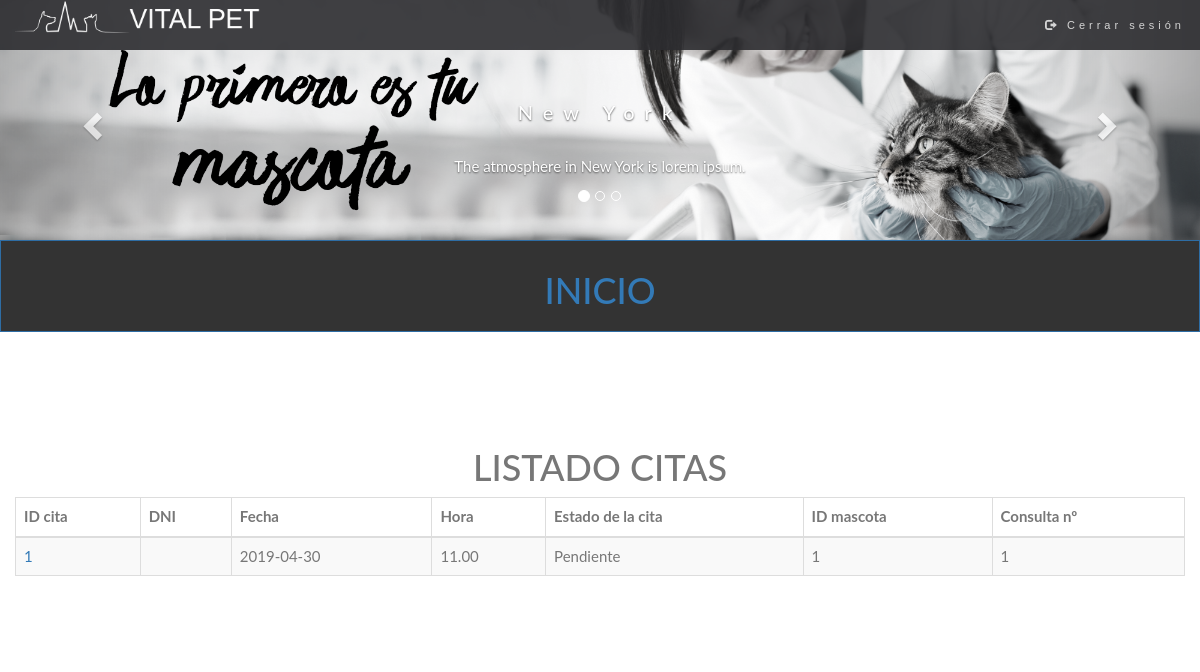
The page /VISTA/COMUN/vistaGestionCitas.php (signed in) on the database as committed earlier.
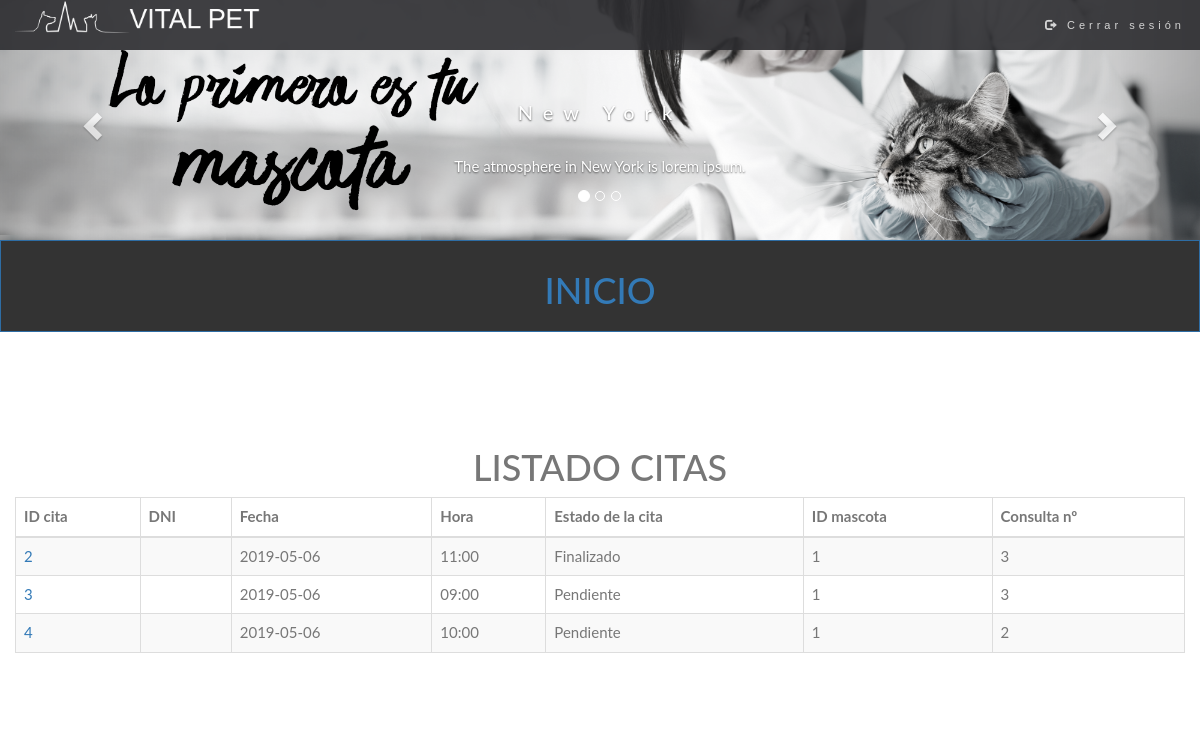
The same page on the database as committed later.
### tables this page shows
CREATE TABLE `citas` (
  `id_cita` int(11) NOT NULL,
  `fecha_cita` date NOT NULL,
  `hora_cita` varchar(10) NOT NULL,
  `estado_cita` varchar(50) NOT NULL,
  `num_consulta` int(11) NOT NULL,
  `id_mascota` int(11) NOT NULL,
  `id_cliente` int(11) NOT NULL,
  `id_veterinario` int(11) NOT NULL
);

### BBDD/model.php (called while the page is built, shortened)
<?php
    class Model {
        private $conexion;
        function __construct ($host, $user, $pass, $nombreBase){
            $this->conexion = new mysqli($host, $user, $pass);
                $this->conexion->set_charset("utf8");
        }
        public function ejecutarConsulta($consulta){
            $resultado = null;
            if(isset($this->conexion)){
                $resultado = $this->conexion->stmt_init();
                $resultado->prepare($consulta);
                $resultado->execute();
            }
            return $resultado;
        }
        public function devolverConsultaArray($consulta){
            $resultadoConsulta = $this->ejecutarConsulta($consulta);
            $total = null;
                if($resultadoConsulta){
                    $resultado = $resultadoConsulta->get_result();
                }
                if($resultado){
                    $fila = $resultado->fetch_array();
                    while ($fila != null){
                        $total[] = $fila;
                        $fila = $resultado->fetch_array();
                    }
                }
                return $total;
        }
        public function visualizarCitasCliente($id){
            $consulta = "SELECT * FROM citas WHERE id_cliente = $id ";
            $resultado = $this->devolverConsultaArray($consulta);
            return $resultado;
        }
        public function visualizarCitasClientePaginacion($id, $inicio, $tamano_pagina){
            $consulta = "SELECT * FROM citas WHERE id_cliente = $id LIMIT ".$inicio."," . $tamano_pagina;
            $resultado = $this->devolverConsultaArray($consulta);
            return $resultado;
        }
    }
?>

### VISTA/COMUN/vistaGestionCitas.php (the view, shortened to what this page needs)
<?php
    if (isset($_GET["fecha"]) && isset($_GET["dni"])){
      $fecha = $_GET["fecha"];
      $dni = $_GET["dni"];
    }else{
      $fecha = "";
      $dni = "";
    }
?>
<!DOCTYPE html>
<html lang="es">
  <head>
      <link rel="stylesheet" href="https://maxcdn.bootstrapcdn.com/bootstrap/3.4.0/css/bootstrap.min.css">
      <link href="//netdna.bootstrapcdn.com/bootstrap/3.2.0/css/bootstrap.min.css" rel="stylesheet" id="bootstrap-css">
      <link href="//maxcdn.bootstrapcdn.com/font-awesome/4.2.0/css/font-awesome.min.css" rel="stylesheet">
      <link rel="stylesheet" type="text/css" href="../../CSS/estilo.css">
        <?php
          if($_SESSION['rol'] == 'Cliente'){
            echo"<link rel='stylesheet' type='text/css' href='../../CSS/estiloClienteIndex.css'>";
          }
        ?>
  </head>
  <body>
    <div class="row">
        <div class="col-12 col-sm-12 col-md-12  col-lg-12">
            <?php
              if($_SESSION['rol'] == 'Cliente'){
                include "../../INCLUDE/menuCli.inc";
                echo"<button type='button' class='btn btn-primary btn-block'><a href='../CLIENTE/index.php'><h1>INICIO</h1></a></button>";
              }else {
                include "../../INCLUDE/menuPrincipal.inc";
              }
            ?>
        </div>
          </div>
      <?php
          if($_SESSION['rol'] != 'Cliente'){
            echo "<div class='logotipo col-12 col-sm-7 col-md-7 col-lg-7'>";
          }else{
            echo "<div class='logotipo col-12 col-sm-12 col-md-12 col-lg-12'>";
          }
      ?>
      <div class="form-group row">
        <div class="col-12 col-sm-12 col-md-12 col-lg-12">
          <h1>LISTADO CITAS</h1>
        </div>
    <div class="col-12 col-sm-12 col-md-12 col-lg-12">
      <table class="table table-bordered table-striped">
        <thead>
          <tr>
            <th>ID cita</th>
            <th>DNI</th>
            <th>Fecha</th>
            <th>Hora</th>
            <th>Estado de la cita</th>
            <th>ID mascota</th>
            <th>Consulta nº</th>
          </tr>
        </thead>
        <tbody id="myTable">
        <?php
            require_once '../../BBDD/model.php';
            $conexion = new Model(Config::$host, Config::$user, Config::$pass, Config::$nombreBase);
            if($_SESSION['rol'] == 'Veterinario'){
              $resultado = $conexion->visualizarCitasVeterinarioFiltrado($_SESSION['id_usuario'], $fecha, $dni);
            } else if($_SESSION['rol'] == 'Cliente'){
              $resultado = $conexion->visualizarCitasCliente($_SESSION['id_usuario']);
            } else {
              $resultado = $conexion->visualizarCitasFiltrado($fecha, $dni);
            }
            if (!empty($resultado)) {
                $tamano_pagina = 5;
                $pagina = false;
                if (!$pagina) {
                    $inicio = 0;
                } else {
                    $inicio = ($pagina - 1) * $tamano_pagina;
                }
                if($_SESSION['rol'] == 'Veterinario'){
                    $resultadoPaginacion = $conexion->visualizarCitasVeterinarioFiltradoPaginacion($_SESSION['id_usuario'], $fecha, $dni, $inicio, $tamano_pagina);
                } else if($_SESSION['rol'] == 'Cliente'){
                    $resultadoPaginacion = $conexion->visualizarCitasClientePaginacion($_SESSION['id_usuario'], $inicio, $tamano_pagina);
                } else {
                    $resultadoPaginacion = $conexion->visualizarCitasFiltradoPaginacion($fecha, $dni, $inicio, $tamano_pagina);
                }
                foreach($resultadoPaginacion as $citas){
        echo (" <tr>
            <td> <a href='vistaDetalleCitas.php?id=".$clientes['id_usuario']."'>".$citas['id_cita']."</a></td>
            <td>".$citas['dni_usuario']."</td>
            <td>".$citas['fecha_cita']."</td>
            <td>".$citas['hora_cita']."</td>
            <td>".$citas['estado_cita']."</td>
            <td>".$citas['id_mascota']."</td>
            <td>".$citas['num_consulta']."</td>");
              echo ("</tr>");
            }
              ?>
        </tbody>
      </table>
    </div>
    <div class="col-12 col-sm-12 col-md-12 col-lg-12">
    <?php
        include '../../INCLUDE/piePaginacion.php';
      } else {
        echo ("<p>No se han encontrado resultados.</p>");
      }
      ?>
    </div>
    </div>
    </div>
    </body>
  </head>
</html>

### INCLUDE/menuCli.inc (shortened to what this page needs)
<nav class="navbar navbar-default navbar-fixed-top">
  <div class="container-fluid">
    <div class="navbar-header">
      <img  src="../../IMAGENES/logotb.png" width="250px" height="auto" >
    </div>
    <div class="collapse navbar-collapse" id="myNavbar">
      <ul class="nav navbar-nav navbar-right">
        <li><a href="../../CONTROLADOR/logout.php"><span class="glyphicon glyphicon-log-out"></span> Cerrar sesión</a></li>
      </ul>
    </div>
  </div>
</nav>
<div id="myCarousel" class="carousel slide" data-ride="carousel">
    <ol class="carousel-indicators">
      <li data-target="#myCarousel" data-slide-to="0" class="active"></li>
      <li data-target="#myCarousel" data-slide-to="1"></li>
      <li data-target="#myCarousel" data-slide-to="2"></li>
    </ol>
    <div class="carousel-inner" role="listbox">
      <div class="item active">
        <img src="../../IMAGENES/baner.png" alt="New York" width="1200" height="700">
        <div class="carousel-caption">
          <h3>New York</h3>
          <p>The atmosphere in New York is lorem ipsum.</p>
        </div>
      </div>
    </div>
    <a class="left carousel-control" href="#myCarousel" role="button" data-slide="prev">
      <span class="glyphicon glyphicon-chevron-left" aria-hidden="true"></span>
    </a>
    <a class="right carousel-control" href="#myCarousel" role="button" data-slide="next">
      <span class="glyphicon glyphicon-chevron-right" aria-hidden="true"></span>
    </a>
</div>

### INCLUDE/piePaginacion.php (shortened to what this page needs)
<?php
    echo ('<nav aria-label="Page navigation example"><ul class="pagination">');
     echo ('</ul></nav>');
?>

### CSS/estilo.css (style rules this page uses)
table { text-align: center; }
td { text-align: left; }
.logotipo { margin:8% auto; text-align:center; }
body { margin: 0px; padding: 0px; }
.navbar { margin-bottom: 0; border-radius: 0; }

### CSS/estiloClienteIndex.css (style rules this page uses)
body { font: 400 15px/1.8 Lato, sans-serif; color: #777; }
h3, h4 { margin: 10px 0 30px 0; letter-spacing: 10px; font-size: 20px; color: #111; }
.carousel-inner img { -webkit-filter: grayscale(90%); filter: grayscale(90%); width: 100%; margin: auto; }
.carousel-caption h3 { color: #fff !important; }
.btn { padding: 10px 20px; background-color: #333; color: #f1f1f1; border-radius: 0; transition: .2s; }
.navbar { font-family: Montserrat, sans-serif; margin-bottom: 0; background-color: #2d2d30; border: 0; font-size: 11px !important; letter-spacing: 4px; opacity: 0.9; }
.navbar li a, .navbar .navbar-brand { color: #d5d5d5 !important; }

Rows that differ between the two databases and show on the page:
removed citas: id_cita "1", fecha_cita "2019-04-30", hora_cita "11.00", estado_cita "Pendiente", id_mascota "1", num_consulta "1"
added citas: id_cita "2", fecha_cita "2019-05-06", hora_cita "11:00", estado_cita "Finalizado", id_mascota "1", num_consulta "3"
added citas: id_cita "3", fecha_cita "2019-05-06", hora_cita "09:00", estado_cita "Pendiente", id_mascota "1", num_consulta "3"
added citas: id_cita "4", fecha_cita "2019-05-06", hora_cita "10:00", estado_cita "Pendiente", id_mascota "1", num_consulta "2"
